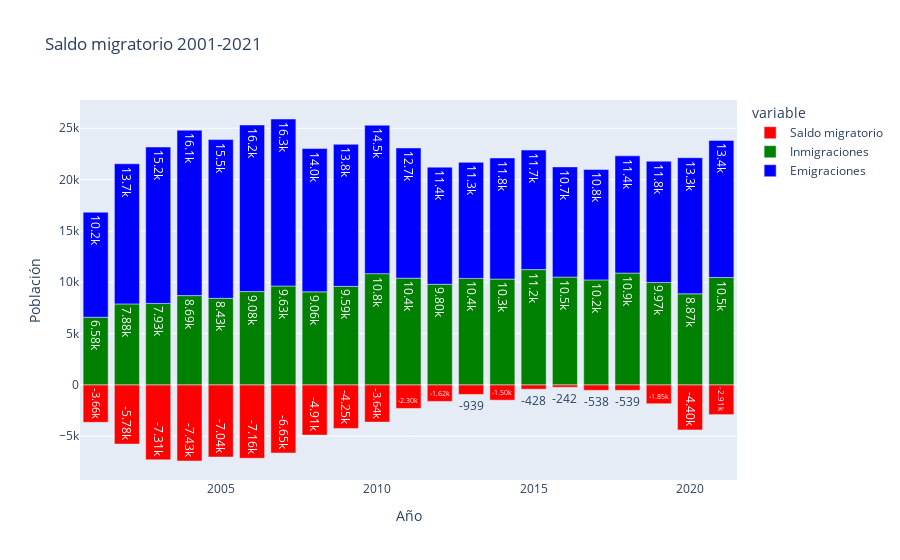

Notebook code cell kept with this figure:
### Code cell
fig8 = px.bar(saldo_migr_sev,
              y=['Saldo migratorio','Inmigraciones','Emigraciones'],
              x='Año',text_auto='.3s',
              color_discrete_map={'Saldo migratorio':'red','Inmigraciones':'green','Emigraciones':'blue'},
              title='Saldo migratorio 2001-2021'
              )
fig8.update_yaxes(title = 'Población')
fig8.show()

### Figure 1 — Plotly figure (JSON) as saved in the notebook; plotly's stock layout.template omitted (floating-point values rounded to 4 significant figures)
{"data": [{"alignmentgroup": "True", "hovertemplate": "variable=Saldo migratorio<br>Año=%{x}<br>value=%{y}<extra></extra>", "legendgroup": "Saldo migratorio", "marker": {"color": "red", "pattern": {"shape": ""}}, "name": "Saldo migratorio", "offsetgroup": "Saldo migratorio", "orientation": "v", "showlegend": true, "textposition": "auto", "texttemplate": "%{y:.3s}", "type": "bar", "x": [2001, 2002, 2003, 2004, 2005, 2006, 2007, 2008, 2009, 2010, 2011, 2012, 2013, 2014, 2015, 2016, 2017, 2018, 2019, 2020, 2021], "xaxis": "x", "y": [-3660, -5778, -7313, -7427, -7040, -7156, -6646, -4905, -4250, -3637, -2304, -1617, -939, -1499, -428, -242, -538, -539, -1845, -4396, -2906], "yaxis": "y"}, {"alignmentgroup": "True", "hovertemplate": "variable=Inmigraciones<br>Año=%{x}<br>value=%{y}<extra></extra>", "legendgroup": "Inmigraciones", "marker": {"color": "green", "pattern": {"shape": ""}}, "name": "Inmigraciones", "offsetgroup": "Inmigraciones", "orientation": "v", "showlegend": true, "textposition": "auto", "texttemplate": "%{y:.3s}", "type": "bar", "x": [2001, 2002, 2003, 2004, 2005, 2006, 2007, 2008, 2009, 2010, 2011, 2012, 2013, 2014, 2015, 2016, 2017, 2018, 2019, 2020, 2021], "xaxis": "x", "y": [6581, 7882, 7930, 8693, 8428, 9084, 9629, 9060, 9593, 10830, 10390, 9797, 10369, 10304, 11227, 10497, 10223, 10888, 9973, 8868, 10457], "yaxis": "y"}, {"alignmentgroup": "True", "hovertemplate": "variable=Emigraciones<br>Año=%{x}<br>value=%{y}<extra></extra>", "legendgroup": "Emigraciones", "marker": {"color": "blue", "pattern": {"shape": ""}}, "name": "Emigraciones", "offsetgroup": "Emigraciones", "orientation": "v", "showlegend": true, "textposition": "auto", "texttemplate": "%{y:.3s}", "type": "bar", "x": [2001, 2002, 2003, 2004, 2005, 2006, 2007, 2008, 2009, 2010, 2011, 2012, 2013, 2014, 2015, 2016, 2017, 2018, 2019, 2020, 2021], "xaxis": "x", "y": [10241, 13660, 15243, 16120, 15468, 16240, 16275, 13965, 13843, 14467, 12694, 11414, 11308, 11803, 11655, 10739, 10761, 11427, 11818, 13264, 13363], "yaxis": "y"}], "layout": {"barmode": "relative", "legend": {"title": {"text": "variable"}, "tracegroupgap": 0}, "title": {"text": "Saldo migratorio 2001-2021"}, "xaxis": {"anchor": "y", "domain": [0, 1], "title": {"text": "Año"}}, "yaxis": {"anchor": "x", "domain": [0, 1], "title": {"text": "Población"}}}}
